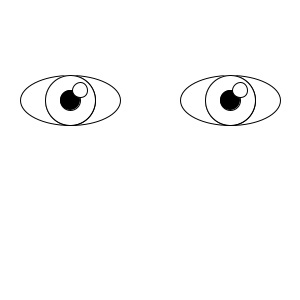
Frame 1 (no input)
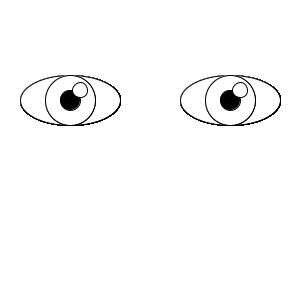
Frame 60 (the mouse pressed at the canvas centre just before this capture)
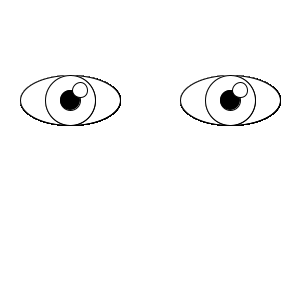
Frame 120 (the mouse held since frame 60 and released just before this capture)

The Processing sketch that drew these frames (run headless with seeded random() and noise(); from frame 60 on, the mouse is pressed at the canvas centre):

// Processing sketch: processing_94622
// ── processing_94622.pde

// Edits for colouring the iris by Juan Irache :)

color left = 255; //Create colour variables for each eye and make them white
color right = 255;

float r = 0;
float g = 0;
float b = 0;
float a = 0;

void setup(){
  size(300, 300);
  smooth();
  background(255);
}

void draw(){
  r = random(0, 255);
  g = random(0, 255);
  b = random(0, 255);
  a = random(0, 200);
  
// Eye Shape
ellipse(70, 100, 100, 50);
ellipse(230, 100, 100, 50);

// Iris
ellipse(70, 100, 50, 50);
ellipse(230, 100, 50, 50);

// Colour the Iris!
  
if (mousePressed && (mouseButton == LEFT)) {
left = color(r,g,b,a); // Set colour for the left variable using the color() function
}

if (mousePressed && (mouseButton == RIGHT)) {
right = color(r,g,b,a); //the same here
}

fill(left); //and then we draw
ellipse(70, 100, 50, 50);

fill(right);
ellipse(230, 100, 50, 50);
  
// Pupil
fill(0);
ellipse(70, 100, 20, 20);
ellipse(230, 100, 20, 20);

// Highlight
fill(255);
ellipse(80, 90, 15, 15);
ellipse(240, 90, 15, 15);

}
